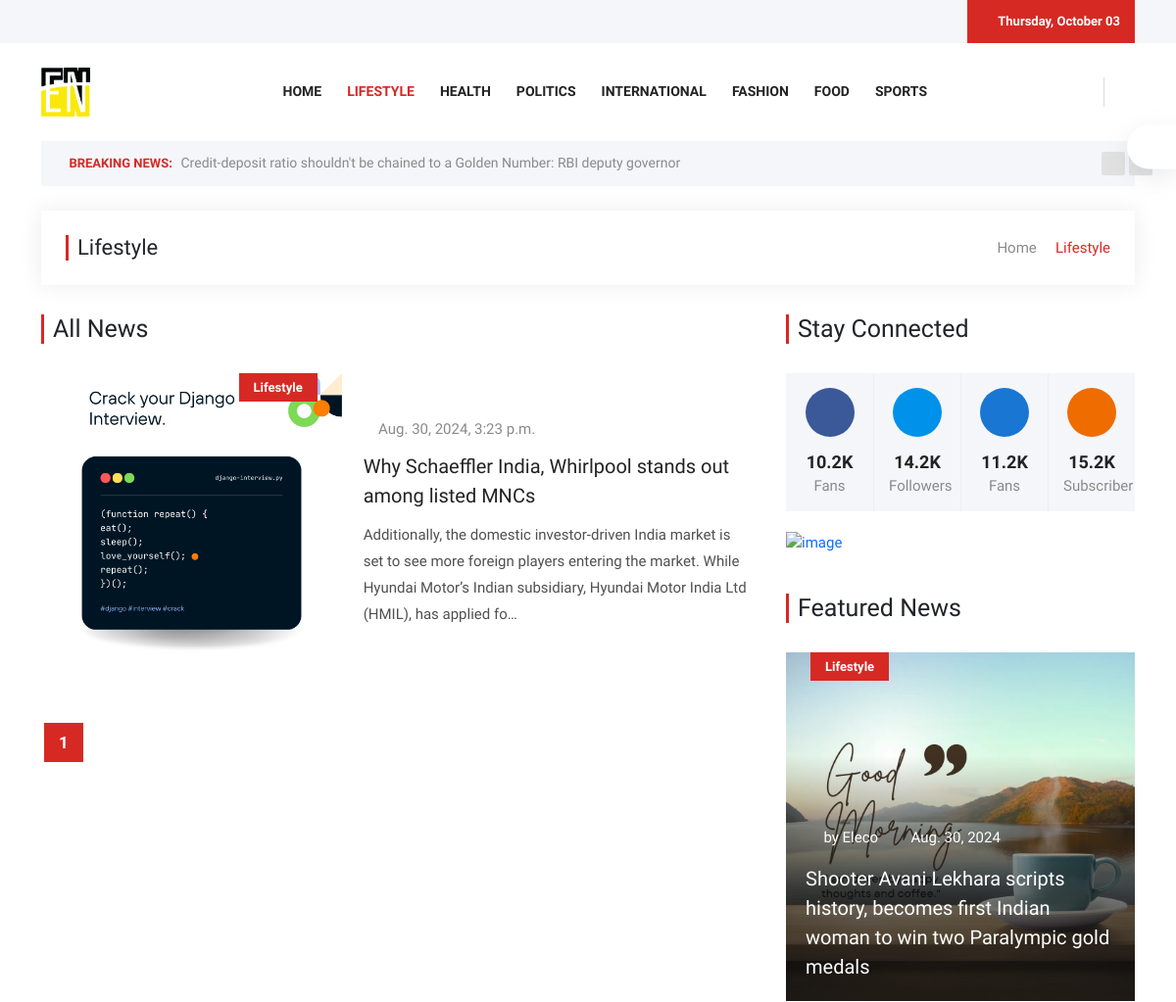
Before: /lifestyle/ (upper part) with the older database file.
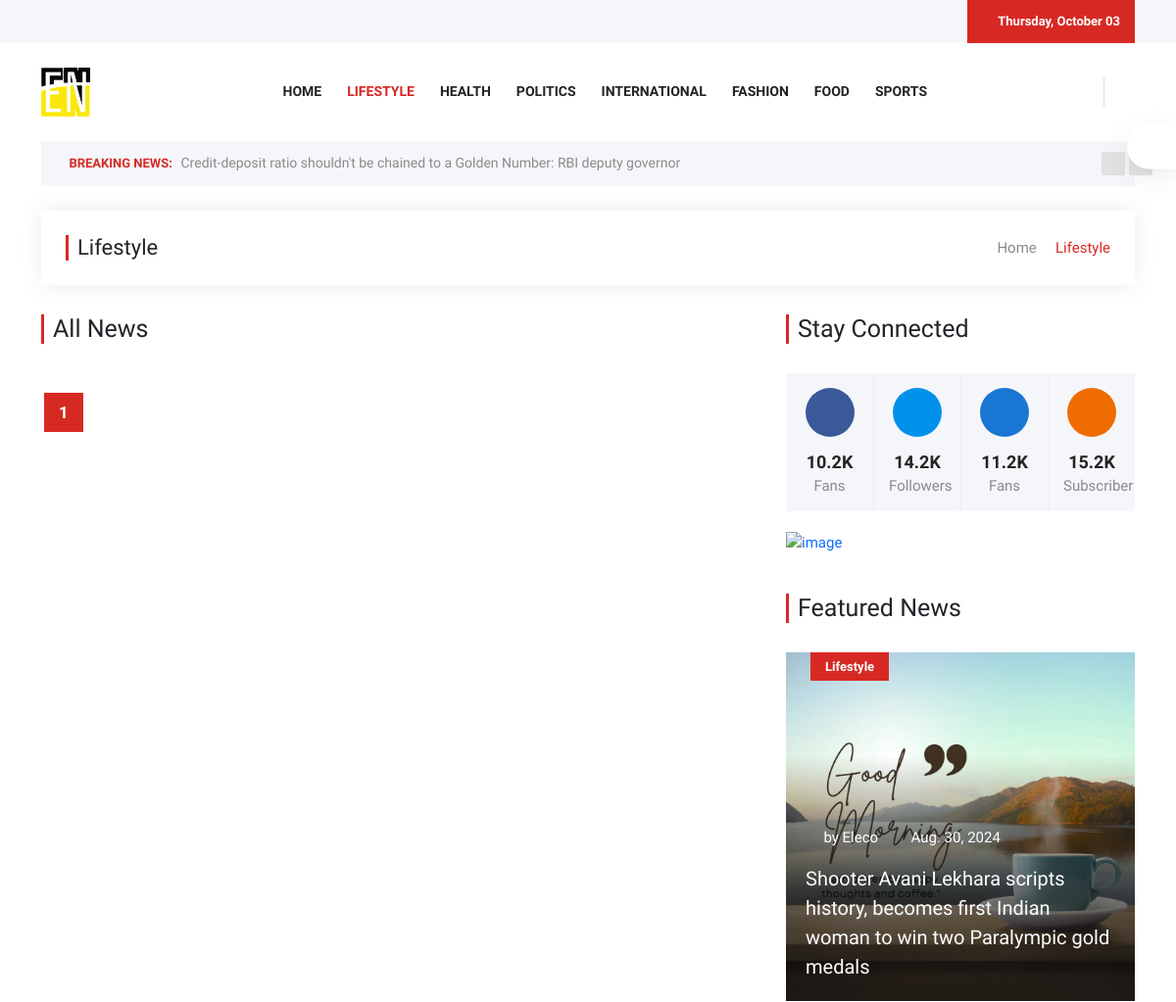
After: the same page with the newer database file.
### post/models.py (models this page shows, shortened)
class Category(models.Model):
    name = models.CharField(max_length=100)
    slug = models.SlugField(max_length=255, unique=True, blank=True, null=True)
    description = models.TextField(blank=True, null=True)
    is_top_three = models.BooleanField(default=False)
    sort_order = models.IntegerField(default=0)
    def get_absolute_url(self):
        return reverse('category_detail', args=[self.slug])

class Blog(models.Model):
    STATUS_CHOICES = (
        ('draft', 'Draft'),
        ('published', 'Published'),
        ('archived', 'Archived'),
    )
    title = models.CharField(max_length=255)
    author = models.ForeignKey(User, on_delete=models.CASCADE, related_name='blogs')
    content = RichTextField()
    created_at = models.DateTimeField(default=timezone.now)
    updated_at = models.DateTimeField(auto_now=True)
    is_featured = models.BooleanField(default=False)
    is_latest = models.BooleanField(default=False)
    is_trending = models.BooleanField(default=False)
    is_published = models.BooleanField(default=False)
    is_main_slider = models.BooleanField(default=False)
    is_popular = models.BooleanField(default=False)
    is_breaking = models.BooleanField(default=False)
    status = models.CharField(max_length=10, choices=STATUS_CHOICES, default='draft')
    category = models.ForeignKey(Category, on_delete=models.SET_NULL, null=True, blank=True, related_name='blogs')
    blog_image = models.ImageField(upload_to='blog_images/', blank=True, null=True)
    image_alt_text = models.CharField(max_length=255, blank=True, null=True)
    seo_title = models.CharField(max_length=255, blank=True, null=True)
    seo_description = models.CharField(max_length=160, blank=True, null=True)
    seo_keywords = models.CharField(max_length=255, blank=True, null=True)
    seo_slug = models.SlugField(max_length=255, unique=True)
    canonical_url = models.URLField(blank=True, null=True)

### post/views.py (the view)
# urls.py: path('<str:slug>/', views.category_detail, name='category_detail'),
def category_detail(request, slug):
    cat_posts = Blog.objects.filter(category__slug=slug)
    cat = get_object_or_404(Category, slug=slug)
    top_three_news = Blog.objects.filter(is_published=True, status='published').order_by('-created_at')[:3]
    paginator = Paginator(cat_posts, 5)  # Show 5 posts per page
    page_number = request.GET.get('page')
    page_obj = paginator.get_page(page_number)
    context = {
        'posts': page_obj,  # Pass the paginated posts
        'cat': cat,
        'top_three_news': top_three_news,
        'paginator': paginator,  # Optional if you want to add extra pagination data in the template
    }
    return render(request, 'category-detail.html', context)

### blog/context_processors.py (called while the page is built)
def menu_links(request):
    allcat = Category.objects.all()
    return dict(allcat=allcat)

def top_three_cat(request):
    top_cat = Category.objects.filter(is_top_three=True)
    return dict(top_cat=top_cat)

def breaking_news(request):
    b_news = Blog.objects.filter(is_breaking=True)
    return dict(b_news=b_news)

def foot_post(request):
    foot_news = Blog.objects.filter(status='published').order_by('-created_at')[:3]
    return dict(foot_news=foot_news)

def more_news(request):
    more_news = Blog.objects.filter(status='published').order_by('-created_at')[:3]
    return dict(more_news=more_news)

def current_date(request):
    today_date = datetime.now().strftime("%A, %B %d")
    return dict(today_date=today_date)

def social_links(request):
    social_links = SocialMedia.objects.all()
    return dict(social_links=social_links)

def address(request):
    address = WebAddress.objects.all()
    return dict(address=address)

### templates/category-detail.html (shortened to what the changed rows need)
{% extends "base.html" %}
{% load static %}
{% block body %}
{% include "header.html" %}
        <div class="page-title-area">
            <div class="container">
                <div class="page-title-content">
                    <h2>{{cat.name}}</h2>
                    <ul>
                        <li><a href="/"><i class="icofont-home"></i> Home</a></li>
                        <li><i class="icofont-rounded-right"></i></li>
                        <li>{{cat.name}}</li>
                    </ul>
                </div>
            </div>
        </div>
        <section class="all-category-news ptb-40 pt-0">
            <div class="container">
                <div class="row">
                    <div class="col-lg-8 col-md-12">
                        <div class="section-title">
                            <h2>All News</h2>
                        </div>
                        {% for i in posts %}
                        <div class="single-category-news">
                            <div class="row m-0 align-items-center">
                                <div class="col-lg-5 col-md-6 p-0">
                                    <div class="category-news-image">
                                        <a href="{% url 'blog_detail' i.category.slug i.seo_slug %}"><img src="{{ i.blog_image.url }}" alt="image"></a>
                                        <div class="tags">
                                            <a href="#">{{ cat.name }}</a>
                                        </div>
                                    </div>
                                </div>
                                <div class="col-lg-7 col-md-6">
                                    <div class="category-news-content">
                                        <span><i class="icofont-clock-time"></i> {{ i.created_at }}</span>
                                        <h3><a href="{% url 'blog_detail' i.category.slug i.seo_slug %}">{{ i.title }}</a></h3>
                                        <p>{{ i.content|safe|truncatechars:200 }}</p>
                                    </div>
                                </div>
                            </div>
                        </div>
                        {% endfor %}
                        <div class="pagination-area">
                            <ul class="pagination">
                                {% for page_num in posts.paginator.page_range %}
                                    {% if posts.number == page_num %}
                                        <li class="current page-numbers"><span>{{ page_num }}</span></li>
                                    {% else %}
                                        <li><a href="?page={{ page_num }}" class="page-numbers">{{ page_num }}</a></li>
                                    {% endif %}
                                {% endfor %}
                            </ul>
                        </div>
                    </div>
                    <div class="col-lg-4 col-md-12">
                        <div class="section-title">
                            <h2>Stay Connected</h2>
                        </div>
                        <div class="featured-news">
                            <div class="section-title">
                                <h2>Featured News</h2>
                            </div>
                            {% for i in top_three_news %}
                            <div class="single-featured-news">
                                <img src="{{i.blog_image.url}}" alt="image">
                                <div class="news-content">
                                    <ul>
                                        <li><i class="icofont-user-suited"></i> by <a href="">Eleco</a></li>
                                        <li><i class="icofont-calendar"></i>{{i.created_at|date}}</li>
                                    </ul>
                                    <h3><a href="{% url 'blog_detail' i.category.slug i.seo_slug %}">{{i.title}}</a></h3>
                                </div>
                                <div class="tags">
                                    <a href="">{{cat.name}}</a>
                                </div>
                            </div>
                            {% endfor %}
                        </div>
                    </div>
                </div>
            </div>
        </section>
{% endblock body %}

### templates/header.html (shortened to what this page needs)
{% load static %}
<header class="header-area">
    <div class="top-header">
        <div class="container">
            <div class="row align-items-center">
                <div class="col-lg-6 col-md-4 text-end">
                    <div class="header-date"><i class="icofont-clock-time"></i> {{today_date}}</div>
                </div>
            </div>
        </div>
    </div>
    <div class="navbar-area">
        <div class="sinmun-nav">
            <div class="container">
                <nav class="navbar navbar-expand-md navbar-light">
                    <a class="navbar-brand" href="/"><img src="{% static 'img/logon.png' %}" style="height:50px;" alt="logo" /></a>
                    <div class="collapse navbar-collapse mean-menu" id="navbarSupportedContent">
                        <ul class="navbar-nav">
                            <li class="nav-item">
                                <a href="/" class="nav-link {% if request.path == '/' %}active{% endif %}">Home</a>
                            </li>
                            {% for i in allcat %}
                            <li class="nav-item"><a href="{% url 'category_detail' i.slug %}" class="nav-link {% if request.path == i.get_absolute_url %}active{% endif %}">
                                {{ i.name }}
                            </a></li>
                            {% endfor %}
                        </ul>
                        <div class="others-options">
                            <div class="header-search d-inline-block">
                                <div class="nav-search">
                                    <div class="nav-search-button"><i class="icofont-ui-search"></i></div>
                                </div>
                            </div>
                        </div>
                    </div>
                </nav>
            </div>
        </div>
    </div>
    <div class="breaking-news">
        <div class="container">
            <div class="breaking-news-content clearfix">
                <h6 class="breaking-title"><i class="icofont-flash"></i> Breaking News:</h6>
                <div class="breaking-news-slides owl-carousel owl-theme">
                    {% for i in b_news %}
                    <div class="single-breaking-news">
                        <p><a href="{% url 'blog_detail' i.category.slug i.seo_slug %}">{{i.title}}</a></p>
                    </div>
                    {% endfor %}
                </div>
            </div>
        </div>
    </div>
</header>

Changed rows visible on the page:
no longer on this page (row edited): Blog: blog_image (picture), {{ cat.name }} "Lifestyle", created_at "Aug. 30, 2024, 3:23 p.m.", title "Why Schaeffler India, Whirlpool stands out among listed MNCs", content "Additionally, the domestic investor-driven India market is set to see more foreign players entering the market. While Hyundai Motor’s Indian subsidiary, Hyundai Motor India Ltd (HMIL), has applied fo…", shown under "All News"
